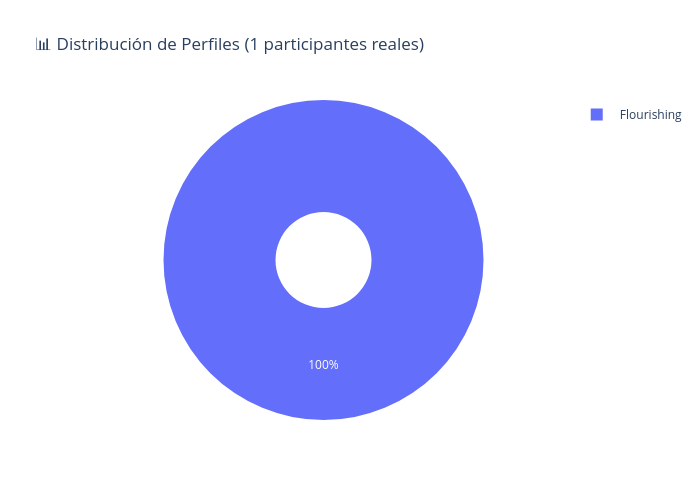

Notebook cell for this chart:
### Code cell
# DISTRIBUCIÓN DE PERFILES


distribucion = df_reales['perfil_nombre'].value_counts()

fig = px.pie(
    distribucion,
    values=distribucion.values,
    names=distribucion.index,
    title=f"📊 Distribución de Perfiles ({len(df_reales)} participantes reales)",
    color_discrete_map=color_perfil,
    hole=0.3
)

fig.update_layout(height=500, width=700)
fig.show()

print("\n📋 Distribución detallada:")
for perfil, count in distribucion.items():
    pct = count / len(df_reales) * 100
    print(f"   {perfil:25s}: {count:2d} ({pct:4.1f}%)")

### Figure 1 — Plotly figure (JSON) as saved in the notebook; plotly's stock layout.template omitted (floating-point values rounded to 4 significant figures)
{"data": [{"domain": {"x": [0, 1], "y": [0, 1]}, "hole": 0.3, "hovertemplate": "label=%{label}<br>value=%{value}<extra></extra>", "labels": [" Flourishing"], "legendgroup": "", "name": "", "showlegend": true, "type": "pie", "values": [1]}], "layout": {"height": 500, "legend": {"tracegroupgap": 0}, "title": {"text": "📊 Distribución de Perfiles (1 participantes reales)"}, "width": 700}}
